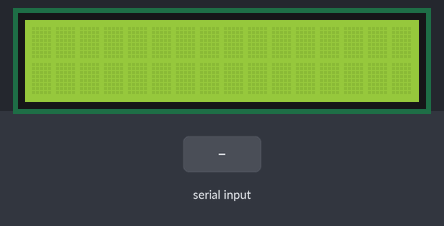
A sketch run on a simulated Arduino Uno, built with avr-gcc and run on an emulated ATmega328P. Parts: 16×2 character LCD. The test bench sets the inputs (shaded band). What the sketch prints to the serial monitor is not drawn.

Above: at 1.2 s.
1.3 s: "1" received over the second serial link
At 1.9 s:
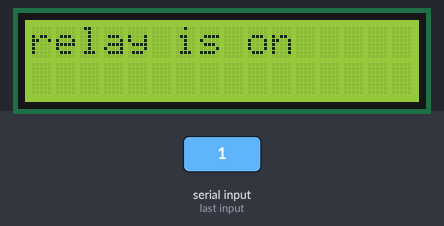
2.8 s: "2" received over the second serial link
At 3.1 s:
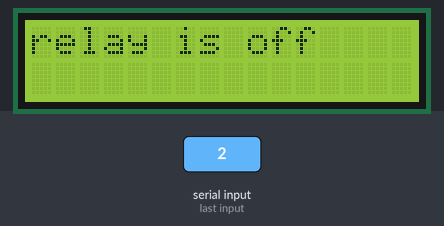
Timing chart, 0 to 5.8 s (numbered marks = the images above; inputs shaded):
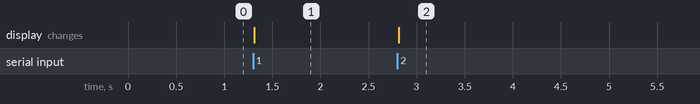

The sketch:

BLUETOOTH.ino
```cpp
#include <LiquidCrystal.h>
int rs = 10 , en = 9 , d4 = 4 , d5 = 5 , d6 = 6 , d7 = 7 ;
// VSS=GND,VDD=vcc,VO=pot,RW=GND,A=vcc,K=GND
LiquidCrystal lcd (rs,en,d4,d5,d6,d7);

#include "SoftwareSerial.h"
int RXD = 13 , TXD = 12 ;
SoftwareSerial bluetooth(RXD,TXD);

int RELAY = 1;

void setup() {
  lcd.begin(16,2);
  lcd.clear();
  bluetooth.begin(9600);
  Serial.begin(9600);
  pinMode(RELAY,OUTPUT);
}

void loop() {
  if (bluetooth.available()>0){
    char data = bluetooth.read();
    if(data == '1' ){
    digitalWrite(RELAY,HIGH);
    Serial.println("relay is on");
    lcd.clear();
    lcd.setCursor(0,0);
    lcd.print("relay is on");
    bluetooth.write("relay on");
    }
    else if(data=='2'){
    digitalWrite(RELAY,LOW);
    Serial.println("relay is off");
    lcd.clear();
    lcd.setCursor(0,0);
    lcd.print("relay is off");
    bluetooth.write("relay off");
    }
    else{
    Serial.println("relay");
    bluetooth.write("relay");
    }
    delay(500);
   }
}
```

Measured:
- after the input at 1.3 s, the display: changes at once (image 1)
- after the input at 2.8 s, the display: changes at once (image 2)
